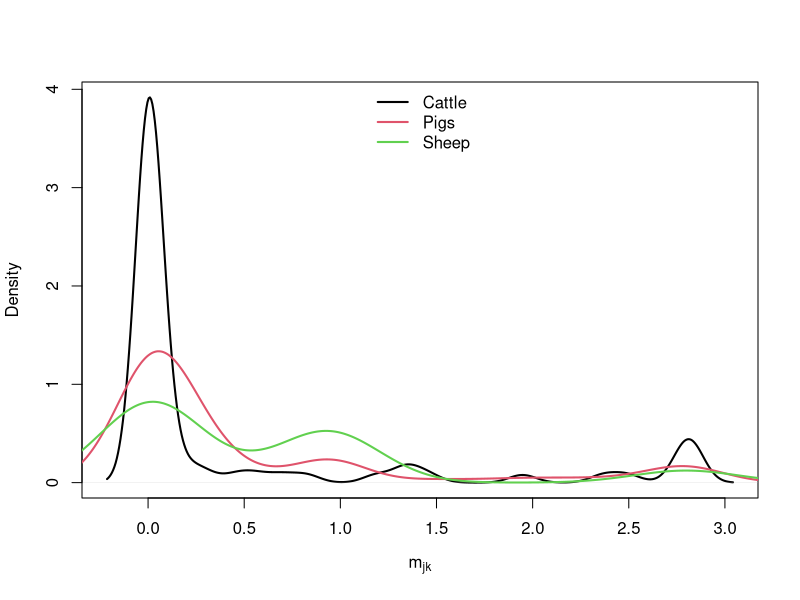

Source code (R):
### This script will create the normalised predictors for the analyses presented in Table 2
### If you want the predictors for serotype O, use K = 9, if you want them for serotype A, use K = 8. 
### Copyleft (or the one to blame): Carvalho, LMF (2014)

trade <- data.frame(read.table("../DATA/EPI_DATA/TRADE.txt", header = TRUE))

# Cattle
Mcattle <- matrix(trade$cattle, ncol = 9)
Mcattle <- abs(scale(Mcattle + 1, center = FALSE)); diag(Mcattle) <- 0 # Just to be sure

u <- upper.tri(Mcattle, diag = FALSE)
l <- lower.tri(Mcattle, diag = FALSE)

pwcattle <- c(Mcattle[l], Mcattle[u])

# Pigs
Mpig <- matrix(trade$pig, ncol = 9) ; diag(Mpig) <- 0
Mpig <- abs(scale(Mpig + 1, center = FALSE))
pwpig <- c(Mpig[l], Mpig[u])

# Sheep 
Msheep <- matrix(trade$sheep, ncol = 9); diag(Msheep) <- 0
Msheep <- abs(scale(Msheep + 1, center = FALSE))
pwsheep <- c(Msheep[l], Msheep[u])

## Let's take a look

pdf("../FIGURES/PLOTS/tradepriors.pdf")
plot(density(pwcattle),lwd = 2, xlab = expression(m[jk]), main = "")
lines(density(pwpig), lwd = 2, col = 2)
lines(density(pwsheep), lwd = 2, col = 3)
legend(x = "top", legend = c("Cattle", "Pigs", "Sheep"), col = 1:3, lwd = rep(2, 3) , bty = "n")
dev.off()

# Exporting 
# This will export .txt files that can be easily copy/pasted into XML blocks for BEAST
K <- 9
nk <- K*(K-1)
if(K==8){
  filt1 <- data.frame(subset(trade, FROM!=TO), ind =1:72)
  nonpar.pos <- subset(subset(filt1, FROM!="Paraguay"), TO!="Paraguay")$ind # the positions excluding Paraguay (which is absent for serotype A)
  pwcattle <- pwcattle[nonpar.pos]
  pwpig <- pwpig[nonpar.pos]
  pwsheep <- pwsheep[nonpar.pos]    
}
write.table(data.frame(matrix(signif(pwcattle, 3), ncol = nk)), 
            file = paste("../DATA/EPI_DATA/cattle_pred_", nk, ".txt", sep=""), sep = " ", col.names = FALSE, row.names = FALSE)

write.table(data.frame(matrix(signif(pwpig, 3), ncol = nk)), 
            file = paste("../DATA/EPI_DATA/pig_pred_", nk, ".txt", sep=""), sep = " ", col.names = FALSE, row.names = FALSE)

write.table(data.frame(matrix(signif(pwsheep, 3), ncol = nk)), 
            file = paste("../DATA/EPI_DATA/sheep_pred_", nk, ".txt", sep=""), sep = " ", col.names = FALSE, row.names = FALSE)